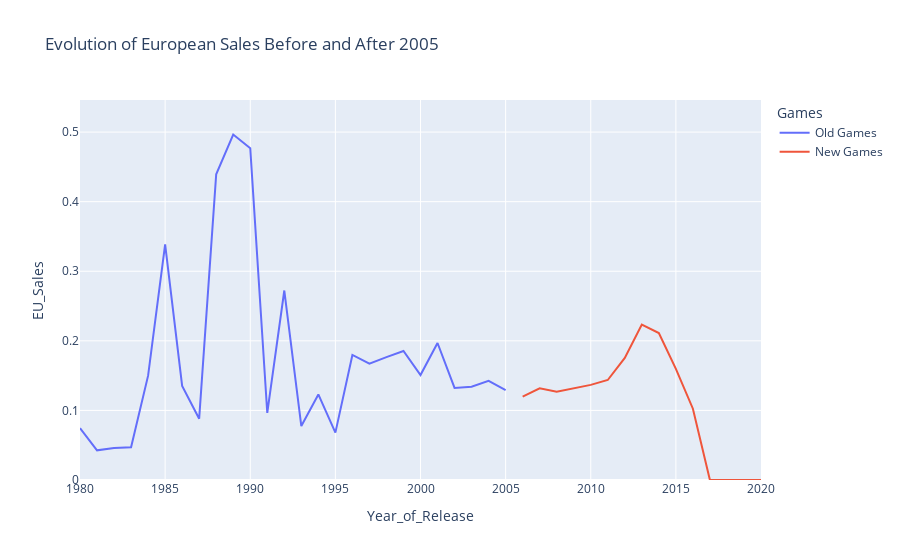

The notebook cell saved with this chart:
### Markdown cell above
>### I created a line graph using Express plotly to show the evolution of European sales over time, before and after 2005.

*  I used pandas' "groupby" method to calculate the average European sales for the games before and after 2005, grouped by year of release.

* I used the pd.concat() method to combine the resulting data frames into a single Dataframe called sales_data, with an additional column indicating whether the games are old or new.

* Plotly Express provides an easy way to create interactive visualizations, here I used px.line() to plot the line graph.

*  I chose a line graph because it's more suitable to show the evolution of a variable over time, here it allows you to visualize how European game sales changed before and after 2005.

* Segmenting the rows by old games and recent games makes it easy to compare sales trends over time for each group.

*  I added a descriptive title to the chart to provide context about the data presented.

* Include clear labels for the XEY axes to indicate what each region represents.

* I used different colors to distinguish the lines, representing game sales before and after 2005.

* Define specific axis ranges to ensure that all data is included in the visualization and for a better understanding of trends over time.

### Code cell
import plotly_express as px
old_games=data[data["Year_of_Release"] <=2005]
new_games=data[data["Year_of_Release"]>2005]

mean_eu_sales_old=old_games.groupby('Year_of_Release')['EU_Sales'].mean().reset_index()
mean_eu_sales_new=new_games.groupby('Year_of_Release')['EU_Sales'].mean().reset_index()

sales_data= pd.concat([ mean_eu_sales_old.assign(Games='Old Games'), mean_eu_sales_new.assign(Games='New Games')])

fig = px.line(sales_data, 
              x= 'Year_of_Release', 
              y= 'EU_Sales', 
              color= 'Games',
              title='Evolution of European Sales Before and After 2005',
              labels= {'Year_of_Release': 'Year_of_Release','EU Sales': 'European Sales' },
                range_x= [1980,2020], 
                range_y= [0,sales_data['EU_Sales'].max() *1.1]) 
fig.show()

### Figure 1 — Plotly figure (JSON) as saved in the notebook; plotly's stock layout.template omitted (floating-point values rounded to 4 significant figures)
{"data": [{"hovertemplate": "Games=Old Games<br>Year_of_Release=%{x}<br>EU_Sales=%{y}<extra></extra>", "legendgroup": "Old Games", "line": {"color": "#636efa", "dash": "solid"}, "marker": {"symbol": "circle"}, "mode": "lines", "name": "Old Games", "orientation": "v", "showlegend": true, "type": "scatter", "x": [1980, 1981, 1982, 1983, 1984, 1985, 1986, 1987, 1988, 1989, 1990, 1991, 1992, 1993, 1994, 1995, 1996, 1997, 1998, 1999, 2000, 2001, 2002, 2003, 2004, 2005], "xaxis": "x", "y": [0.07444, 0.04261, 0.04583, 0.04706, 0.15, 0.3386, 0.1352, 0.08812, 0.4393, 0.4965, 0.4769, 0.09634, 0.2723, 0.0775, 0.123, 0.06804, 0.1797, 0.1672, 0.1765, 0.1854, 0.1508, 0.1969, 0.1324, 0.1339, 0.1425, 0.1293], "yaxis": "y"}, {"hovertemplate": "Games=New Games<br>Year_of_Release=%{x}<br>EU_Sales=%{y}<extra></extra>", "legendgroup": "New Games", "line": {"color": "#EF553B", "dash": "solid"}, "marker": {"symbol": "circle"}, "mode": "lines", "name": "New Games", "orientation": "v", "showlegend": true, "type": "scatter", "x": [2006, 2007, 2008, 2009, 2010, 2011, 2012, 2013, 2014, 2015, 2016, 2017, 2020], "xaxis": "x", "y": [0.1198, 0.1317, 0.1269, 0.1318, 0.1367, 0.1437, 0.1755, 0.2234, 0.2113, 0.1596, 0.1024, 0, 0], "yaxis": "y"}], "layout": {"autosize": true, "legend": {"title": {"text": "Games"}, "tracegroupgap": 0}, "title": {"text": "Evolution of European Sales Before and After 2005"}, "xaxis": {"anchor": "y", "domain": [0, 1], "range": [1980, 2020], "title": {"text": "Year_of_Release"}, "type": "linear"}, "yaxis": {"anchor": "x", "domain": [0, 1], "range": [0, 0.5461], "title": {"text": "EU_Sales"}, "type": "linear"}}}
